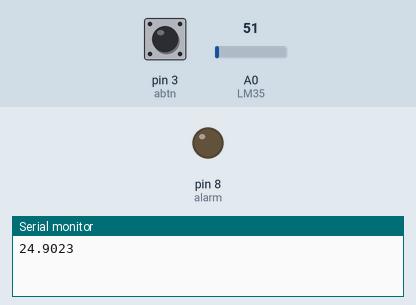
The sketch below on a simulated Arduino Uno, built with avr-gcc and run on an emulated ATmega328P. Shown: output pins drawn as LEDs (lit = HIGH), the last lines printed to the serial monitor. The inputs (shaded band) are chosen by the test bench; at power-on: pin 3 (abtn) LOW, A0 (LM35) = 51.

Above: at 0.1 s.
At 0.6 s:
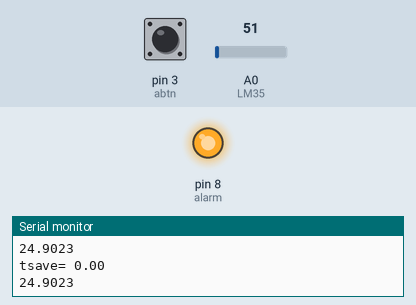
Timing chart, 0 to 2.1 s (numbered marks = the images above):
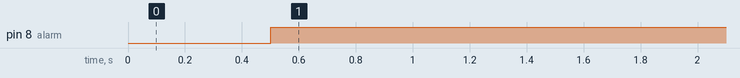

Measured:
- by itself, pin 8 (alarm): LOW → HIGH at 0.50 s

The sketch:

alarmtemp.ino
```cpp
//in alarm
const int alarm=8;const int abtn=3;

    int LM35=A0;//LM35测试端接模拟端A7
    float float_LM35;//使用浮点记录并计算数据
    float m;
    //getbutton
    int bsta=0;float tsave=0;
    void setup()
    {
     //define adjust abtn
     pinMode(abtn,INPUT);
      //define alarm
     pinMode(alarm,OUTPUT);

      //define serial
      Serial.begin(9600);//注意这个首字母必须大写
    }
    void loop()
    {
      bsta=digitalRead(abtn);
      m=analogRead(LM35);//读取A7端口模拟值
      float_LM35=(float)m/1024*500;//计算结果
      Serial.println(float_LM35,4);//定义小数点后位数
      delay(500);//每500毫秒读取一次温度
      //save the adjvalue
      if(bsta==HIGH){
        tsave=float_LM35;
      }else{
        //nothing
        Serial.print("tsave= ");Serial.println(tsave);
      }
      //change the alarm
      if(float_LM35>tsave+2){
        digitalWrite(alarm,HIGH);
      }else{
        digitalWrite(alarm,LOW);
      }
  }
```
